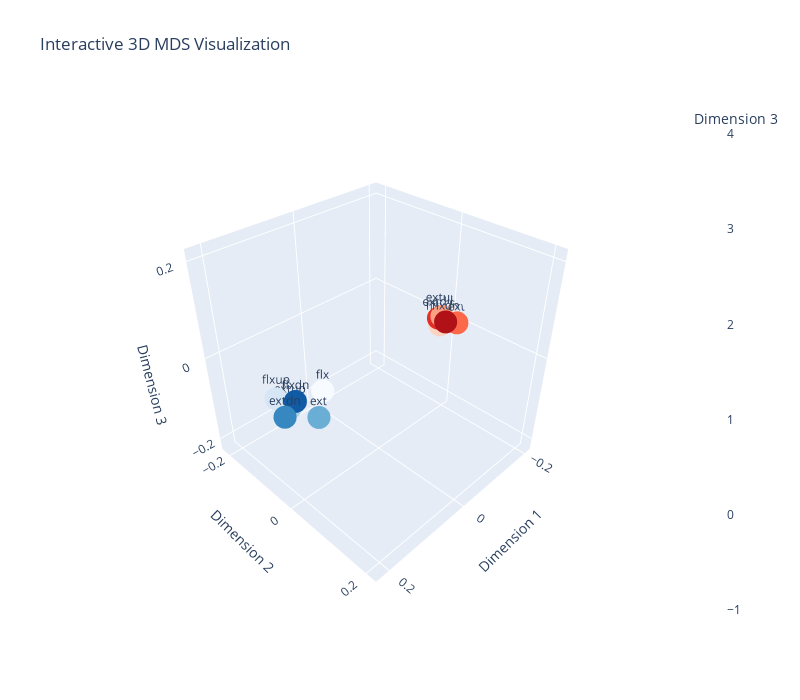

The cell this chart's notebook holds for it:
### Markdown cell above
# MDS

### Code cell
import numpy as np
import matplotlib.cm as cm
import plotly.graph_objects as go

def plot_mds_3d_interactive(coords_3d, labels=None):
    """
    Create an interactive 3D scatter plot for MDS results with equal axes.
    
    Parameters:
    -----------
    coords_3d : numpy.array
        3D coordinates from MDS (N x 3)
    labels : list or None
        Labels for each point (default: numerical indices)
    """
    if labels is None:
        labels = [str(i) for i in range(len(coords_3d))]

    colors = []
    for i in range(len(labels)):
        if i < len(labels)/2:
            colors.append(cm.Blues(i / (len(labels)/2)))
        else:
            colors.append(cm.Reds((i - len(labels)/2) / (len(labels)/2)))
    # make it numpy array, N by 4 RGBA
    colors = np.array(colors)
    colors_hex = [mcolors.to_hex(color) for color in colors]

    # Calculate equal axis limits
    max_range = np.max([
        np.max(coords_3d[:, 0]) - np.min(coords_3d[:, 0]),
        np.max(coords_3d[:, 1]) - np.min(coords_3d[:, 1]),
        np.max(coords_3d[:, 2]) - np.min(coords_3d[:, 2])
    ]) / 2.0
    
    mid_x = (np.max(coords_3d[:, 0]) + np.min(coords_3d[:, 0])) / 2.0
    mid_y = (np.max(coords_3d[:, 1]) + np.min(coords_3d[:, 1])) / 2.0
    mid_z = (np.max(coords_3d[:, 2]) + np.min(coords_3d[:, 2])) / 2.0
    
    fig = go.Figure(data=[go.Scatter3d(
        x=coords_3d[:, 0],
        y=coords_3d[:, 1],
        z=coords_3d[:, 2],
        mode='markers+text',
        marker=dict(
            size=8,
            color=colors_hex,
            showscale=True,
            colorbar=dict(title="Dimension 3")
        ),
        text=labels,
        textposition="top center",
        textfont=dict(size=12),
        hovertemplate='<b>%{text}</b><br>' +
                      'Dim 1: %{x:.3f}<br>' +
                      'Dim 2: %{y:.3f}<br>' +
                      'Dim 3: %{z:.3f}<br>' +
                      '<extra></extra>'
    )])
    
    fig.update_layout(
        title='Interactive 3D MDS Visualization',
        scene=dict(
            xaxis=dict(
                title='Dimension 1',
                range=[mid_x - max_range, mid_x + max_range]
            ),
            yaxis=dict(
                title='Dimension 2',
                range=[mid_y - max_range, mid_y + max_range]
            ),
            zaxis=dict(
                title='Dimension 3',
                range=[mid_z - max_range, mid_z + max_range]
            ),
            aspectmode='cube',  # Force equal aspect ratio
            camera=dict(
                eye=dict(x=1.5, y=1.5, z=1.5)
            )
        ),
        width=800,
        height=700,
        hovermode='closest'
    )
    
    return fig

def classical_mds(D, n_components=2):
    """
    Classical Multidimensional Scaling (MDS) on a dissimilarity matrix.
    
    Also known as Principal Coordinates Analysis (PCoA) or Torgerson's scaling.
    
    Parameters:
    -----------
    D : numpy.array
        Symmetric dissimilarity/distance matrix (N x N)
    n_components : int, default=2
        Number of dimensions for the output (2 or 3 for visualization)
    
    Returns:
    --------
    Y : numpy.array
        Configuration matrix (N x n_components) with embedded coordinates
    eigenvalues : numpy.array
        Eigenvalues corresponding to the dimensions
    """
    # Number of points
    n = len(D)
    
    # Centering matrix
    H = np.eye(n) - np.ones((n, n)) / n
    
    # Double centering: B = -0.5 * H * D^2 * H
    B = -H.dot(D**2).dot(H) / 2
    
    # Eigendecomposition
    eigenvalues, eigenvectors = np.linalg.eigh(B)
    
    # Sort by eigenvalue in descending order
    idx = np.argsort(eigenvalues)[::-1]
    eigenvalues = eigenvalues[idx]
    eigenvectors = eigenvectors[:, idx]
    
    # Select only positive eigenvalues and corresponding eigenvectors
    positive_idx = eigenvalues > 0
    eigenvalues = eigenvalues[positive_idx]
    eigenvectors = eigenvectors[:, positive_idx]
    
    # Compute coordinates for the requested number of components
    n_components = min(n_components, len(eigenvalues))
    Y = eigenvectors[:, :n_components] @ np.diag(np.sqrt(eigenvalues[:n_components]))
    
    return Y, eigenvalues[:n_components]

region = 'M1'

np.random.seed(42)
tmp = RDMs_unimanual[(RDMs_unimanual['region']==region)]
labels = tmp['labels'].values[0]
D = tmp['D^2'].to_list()
D = np.array(D)
D = np.sign(D) * np.sqrt(np.abs(D))
D = np.mean(D, axis=0)
# D = np.abs(D)

# Perform classical MDS to 2D
coords_2d, eigenvals_2d = classical_mds(D, n_components=2)
print("2D coordinates:")
print(coords_2d)
print("\nEigenvalues:", eigenvals_2d)

# Perform classical MDS to 3D
coords_3d, eigenvals_3d = classical_mds(D, n_components=3)
print("\n3D coordinates:")
print(coords_3d)
print("\nEigenvalues:", eigenvals_3d)

# Optional: Plot the results
import matplotlib.pyplot as plt

plt.figure(figsize=(12, 5))
# 2D plot
plt.subplot(121)
plt.scatter(coords_2d[:, 0], coords_2d[:, 1], s=40)
for i in range(len(coords_2d)):
    plt.annotate(f'{labels[i]}', (coords_2d[i, 0], coords_2d[i, 1]), 
                fontsize=7, ha='right')
# Set equal aspect ratio and apply x/y limits after plotting
max_range = 0.24
plt.xlim((-max_range, max_range))
plt.ylim((-max_range, max_range))
plt.xlabel('Dimension 1')
plt.ylabel('Dimension 2')
plt.title('Classical MDS - 2D')
plt.grid(True, alpha=0.3)

# 3D plot
# from mpl_toolkits.mplot3d import Axes3D
# ax = plt.subplot(122, projection='3d')
# ax.scatter(coords_3d[:, 0], coords_3d[:, 1], coords_3d[:, 2], s=20)
# for i in range(len(coords_3d)):
#     ax.text(coords_3d[i, 0], coords_3d[i, 1], coords_3d[i, 2], 
#             f'{labels[i]}', fontsize=12)
# ax.set_xlabel('Dimension 1')
# ax.set_ylabel('Dimension 2')
# ax.set_zlabel('Dimension 3')
# ax.set_title('Classical MDS - 3D')

plt.tight_layout()
plt.show()

# Create labels (e.g., condition names)
# labels = [f'Condition {i+1}' for i in range(12)]
labels = tmp['labels'].values[0]
# Plot
fig = plot_mds_3d_interactive(coords_3d, labels=labels)
fig.show()

### Figure 1 — Plotly figure (JSON) as saved in the notebook; plotly's stock layout.template omitted (floating-point values rounded to 4 significant figures)
{"data": [{"hovertemplate": "<b>%{text}</b><br>Dim 1: %{x:.3f}<br>Dim 2: %{y:.3f}<br>Dim 3: %{z:.3f}<br><extra></extra>", "marker": {"color": ["#f7fbff", "#d6e6f4", "#abd0e6", "#6aaed6", "#3787c0", "#105ba4", "#fff5f0", "#fdd4c2", "#fca082", "#fb694a", "#e32f27", "#b11218"], "colorbar": {"title": {"text": "Dimension 3"}}, "showscale": true, "size": 8}, "mode": "markers+text", "text": ["flx", "flxup", "extup", "ext", "extdn", "flxdn", "flx", "flxup", "extup", "ext", "extdn", "flxdn"], "textfont": {"size": 12}, "textposition": "top center", "type": "scatter3d", "x": [0.1463, 0.2154, 0.2009, 0.1749, 0.2314, 0.2039, -0.2198, -0.1976, -0.1886, -0.1978, -0.1889, -0.1802], "y": [0.007564, -0.03333, -0.01529, 0.02841, 0.01084, 0.005429, 0.004784, -0.01835, -0.007453, 0.02454, -0.01652, 0.009365], "z": [0.007803, 0.006576, -0.01121, -0.02215, 0.001923, 0.01641, 0.01037, -0.02216, 0.007113, 0.001613, -0.001178, 0.004901]}], "layout": {"height": 700, "hovermode": "closest", "scene": {"aspectmode": "cube", "camera": {"eye": {"x": 1.5, "y": 1.5, "z": 1.5}}, "xaxis": {"range": [-0.2198, 0.2314], "title": {"text": "Dimension 1"}}, "yaxis": {"range": [-0.2281, 0.2232], "title": {"text": "Dimension 2"}}, "zaxis": {"range": [-0.2285, 0.2228], "title": {"text": "Dimension 3"}}}, "title": {"text": "Interactive 3D MDS Visualization"}, "width": 800}}
